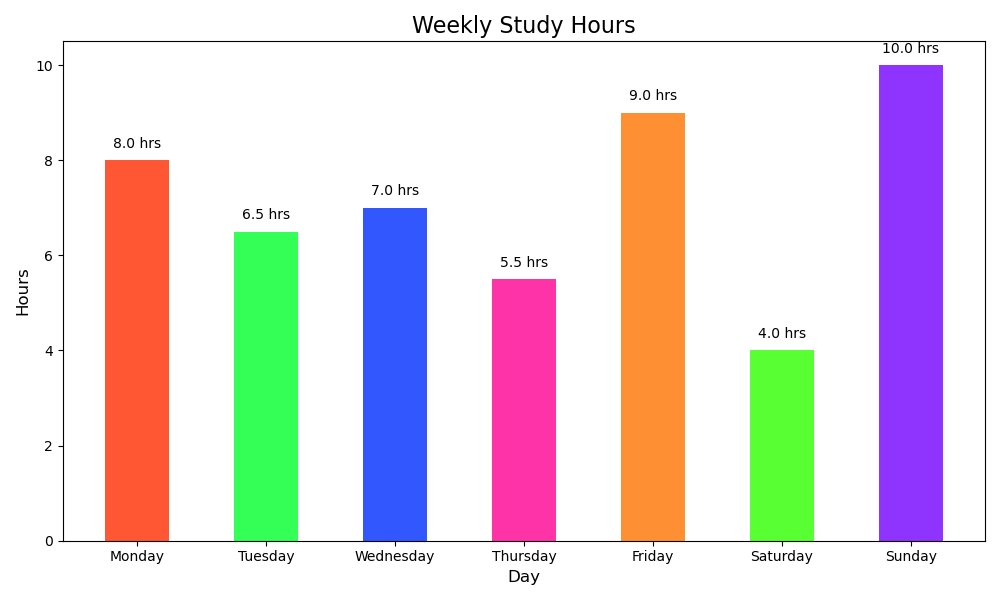

The Python source for this figure:

import matplotlib.pyplot as plt

days = ["Monday", "Tuesday", "Wednesday", "Thursday", "Friday", "Saturday", "Sunday"]
hours = [8, 6.5, 7, 5.5, 9, 4, 10]

fig, ax = plt.subplots(figsize=(10, 6))

bars = ax.bar(days, hours, width=0.5, 
              color=['#FF5733', '#33FF57', '#3357FF', '#FF33A8', '#FF8F33', '#57FF33', '#8F33FF'])

ax.set_title('Weekly Study Hours', fontsize=16)
ax.set_xlabel('Day', fontsize=12)
ax.set_ylabel('Hours', fontsize=12)

ax.xaxis.set_tick_params(labelsize=10)
ax.yaxis.set_tick_params(labelsize=10)

for bar in bars:
    height = bar.get_height()
    ax.text(bar.get_x() + bar.get_width()/2, height + 0.2, f'{height} hrs',
            va='bottom', ha='center', fontsize=10)

plt.tight_layout()
plt.show()
